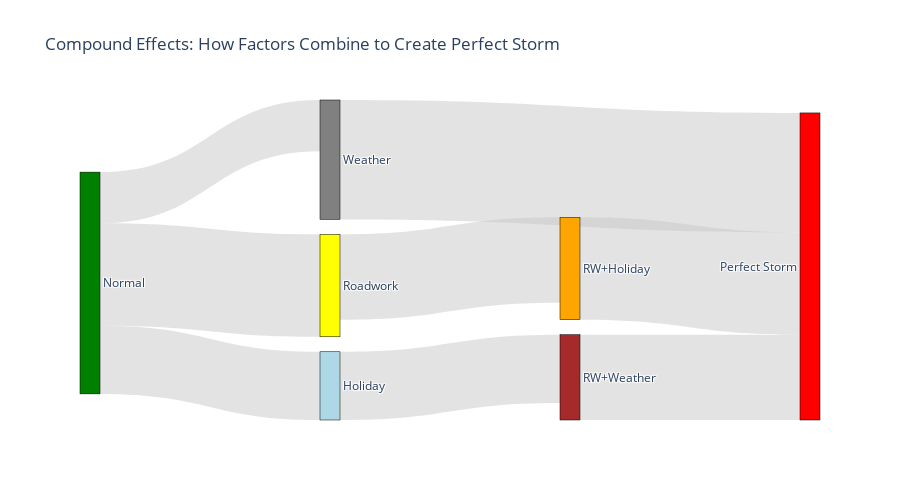
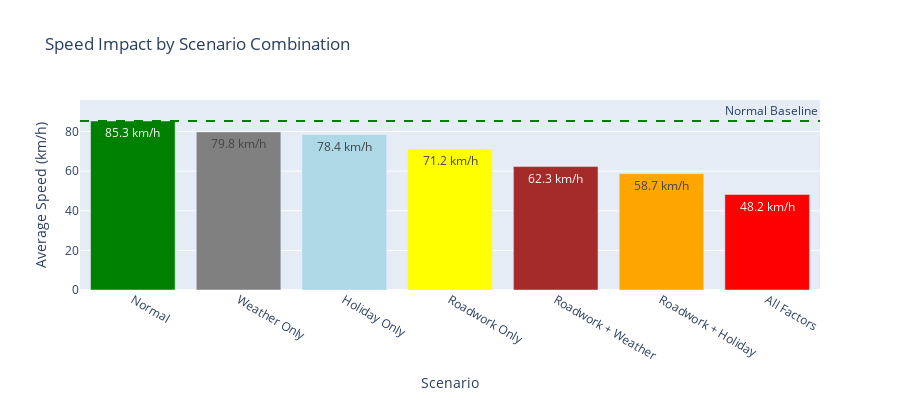

Source (notebook cell) for these figures, in order:
### Markdown cell above
## 7. Compound Effects Visualization

### Code cell
# Visualize compound effects
def visualize_compound_effects():
    # Define scenarios and their impacts
    scenarios = {
        'Normal': {'speed': 85.3, 'color': 'green'},
        'Roadwork Only': {'speed': 71.2, 'color': 'yellow'},
        'Holiday Only': {'speed': 78.4, 'color': 'lightblue'},
        'Weather Only': {'speed': 79.8, 'color': 'gray'},
        'Roadwork + Holiday': {'speed': 58.7, 'color': 'orange'},
        'Roadwork + Weather': {'speed': 62.3, 'color': 'brown'},
        'All Factors': {'speed': 48.2, 'color': 'red'}
    }
    
    # Create Sankey diagram showing factor combinations
    source = [0, 0, 0, 1, 2, 3, 4, 5]  # Indices
    target = [1, 2, 3, 4, 5, 6, 6, 6]  # Indices
    value = [30, 20, 15, 25, 20, 35, 30, 25]  # Flow values (impact magnitude)
    
    labels = ['Normal', 'Roadwork', 'Holiday', 'Weather', 
             'RW+Holiday', 'RW+Weather', 'Perfect Storm']
    
    fig_sankey = go.Figure(data=[go.Sankey(
        node=dict(
            pad=15,
            thickness=20,
            line=dict(color="black", width=0.5),
            label=labels,
            color=['green', 'yellow', 'lightblue', 'gray', 'orange', 'brown', 'red']
        ),
        link=dict(
            source=source,
            target=target,
            value=value,
            color='rgba(200,200,200,0.5)'
        )
    )])
    
    fig_sankey.update_layout(
        title_text="Compound Effects: How Factors Combine to Create Perfect Storm",
        font_size=12,
        height=500
    )
    
    # Create bar chart comparing scenarios
    fig_bars = go.Figure()
    
    scenarios_sorted = sorted(scenarios.items(), key=lambda x: x[1]['speed'], reverse=True)
    
    fig_bars.add_trace(go.Bar(
        x=[s[0] for s in scenarios_sorted],
        y=[s[1]['speed'] for s in scenarios_sorted],
        marker_color=[s[1]['color'] for s in scenarios_sorted],
        text=[f"{s[1]['speed']:.1f} km/h" for s in scenarios_sorted],
        textposition='auto'
    ))
    
    # Add baseline line
    fig_bars.add_hline(y=85.3, line_dash="dash", line_color="green", 
                      annotation_text="Normal Baseline")
    
    fig_bars.update_layout(
        title="Speed Impact by Scenario Combination",
        xaxis_title="Scenario",
        yaxis_title="Average Speed (km/h)",
        showlegend=False,
        height=400
    )
    
    return fig_sankey, fig_bars

# Create visualizations
fig_sankey, fig_bars = visualize_compound_effects()

# Display
fig_sankey.show()
fig_bars.show()

print("Compound Effects Analysis:")
print("- Single factors reduce speed by 8-16%")
print("- Two factors combined reduce speed by 25-31%")
print("- All factors combined ('Perfect Storm') reduce speed by 43%")
print("- Effects are MULTIPLICATIVE, not additive")

### Figure 1 — Plotly figure (JSON) as saved in the notebook; plotly's stock layout.template omitted (floating-point values rounded to 4 significant figures)
{"data": [{"link": {"color": "rgba(200,200,200,0.5)", "source": [0, 0, 0, 1, 2, 3, 4, 5], "target": [1, 2, 3, 4, 5, 6, 6, 6], "value": [30, 20, 15, 25, 20, 35, 30, 25]}, "node": {"color": ["green", "yellow", "lightblue", "gray", "orange", "brown", "red"], "label": ["Normal", "Roadwork", "Holiday", "Weather", "RW+Holiday", "RW+Weather", "Perfect Storm"], "line": {"color": "black", "width": 0.5}, "pad": 15, "thickness": 20}, "type": "sankey"}], "layout": {"font": {"size": 12}, "height": 500, "title": {"text": "Compound Effects: How Factors Combine to Create Perfect Storm"}}}

### Figure 2 — Plotly figure (JSON) as saved in the notebook; plotly's stock layout.template omitted (floating-point values rounded to 4 significant figures)
{"data": [{"marker": {"color": ["green", "gray", "lightblue", "yellow", "brown", "orange", "red"]}, "text": ["85.3 km/h", "79.8 km/h", "78.4 km/h", "71.2 km/h", "62.3 km/h", "58.7 km/h", "48.2 km/h"], "textposition": "auto", "type": "bar", "x": ["Normal", "Weather Only", "Holiday Only", "Roadwork Only", "Roadwork + Weather", "Roadwork + Holiday", "All Factors"], "y": [85.3, 79.8, 78.4, 71.2, 62.3, 58.7, 48.2]}], "layout": {"annotations": [{"showarrow": false, "text": "Normal Baseline", "x": 1, "xanchor": "right", "xref": "x domain", "y": 85.3, "yanchor": "bottom", "yref": "y"}], "height": 400, "shapes": [{"line": {"color": "green", "dash": "dash"}, "type": "line", "x0": 0, "x1": 1, "xref": "x domain", "y0": 85.3, "y1": 85.3, "yref": "y"}], "showlegend": false, "title": {"text": "Speed Impact by Scenario Combination"}, "xaxis": {"title": {"text": "Scenario"}}, "yaxis": {"title": {"text": "Average Speed (km/h)"}}}}
